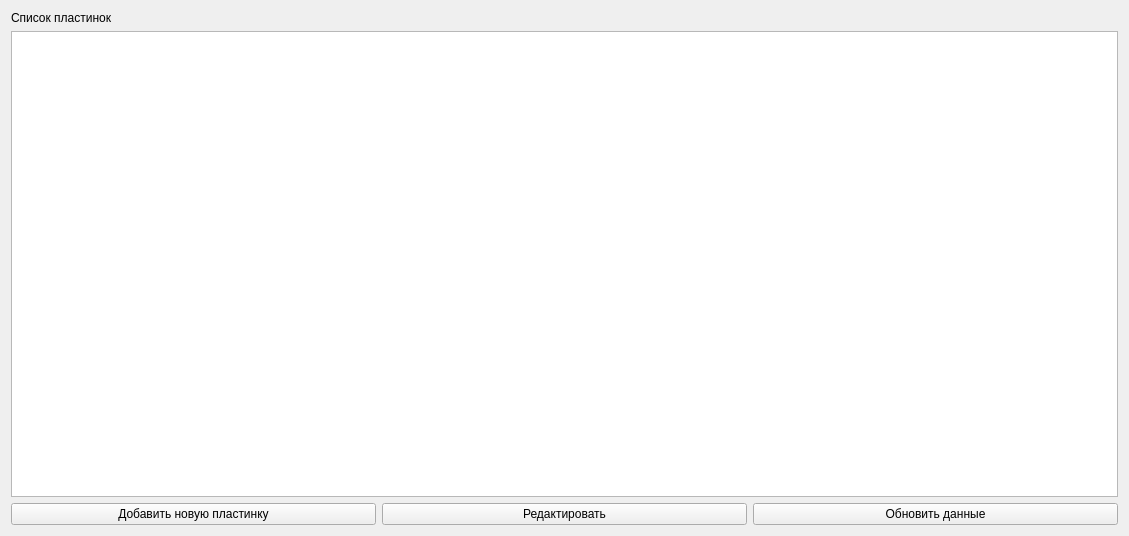
<?xml version="1.0" encoding="UTF-8"?>
<ui version="4.0">
 <class>EditDataWindow</class>
 <widget class="QWidget" name="EditDataWindow">
  <property name="geometry">
   <rect>
    <x>0</x>
    <y>0</y>
    <width>1129</width>
    <height>536</height>
   </rect>
  </property>
  <property name="windowTitle">
   <string>Form</string>
  </property>
  <layout class="QGridLayout" name="gridLayout">
   <item row="0" column="0">
    <widget class="QLabel" name="label">
     <property name="text">
      <string>Список пластинок</string>
     </property>
    </widget>
   </item>
   <item row="1" column="0" colspan="3">
    <widget class="QTableView" name="tableView">
     <property name="editTriggers">
      <set>QAbstractItemView::NoEditTriggers</set>
     </property>
     <property name="selectionBehavior">
      <enum>QAbstractItemView::SelectRows</enum>
     </property>
    </widget>
   </item>
   <item row="2" column="0">
    <widget class="QPushButton" name="addButton">
     <property name="text">
      <string>Добавить новую пластинку</string>
     </property>
    </widget>
   </item>
   <item row="2" column="1">
    <widget class="QPushButton" name="editButton">
     <property name="text">
      <string>Редактировать</string>
     </property>
    </widget>
   </item>
   <item row="2" column="2">
    <widget class="QPushButton" name="refreshButton">
     <property name="text">
      <string>Обновить данные</string>
     </property>
    </widget>
   </item>
  </layout>
 </widget>
 <resources/>
 <connections/>
</ui>
